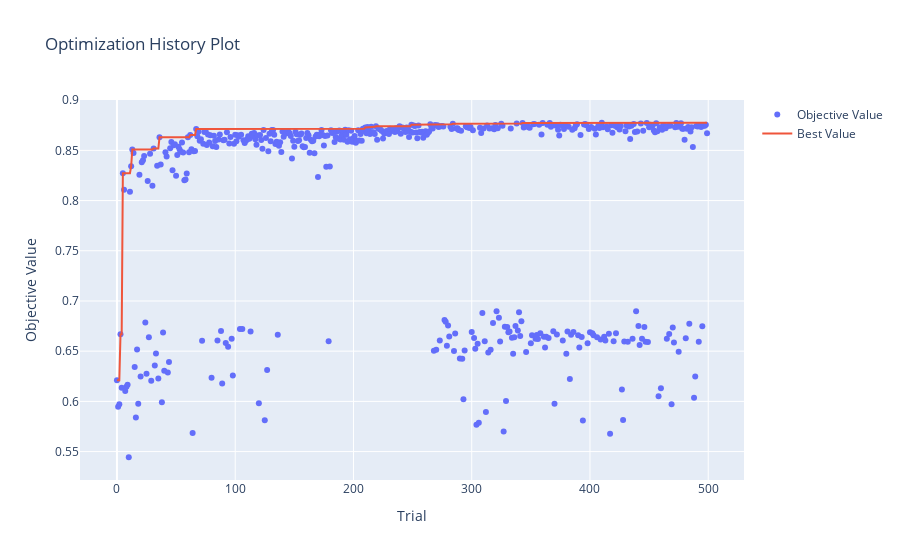

This figure's notebook cell:
### Code cell
vis.plot_optimization_history(study)

### Figure 1 — Plotly figure (JSON) as saved in the notebook; plotly's stock layout.template omitted (floating-point values rounded to 4 significant figures; data arrays with more than 128 entries replaced by an {"elided": "..."} marker saying what was removed)
{"data": [{"mode": "markers", "name": "Objective Value", "type": "scatter", "x": {"elided": "500 int values"}, "y": {"elided": "500 float values"}}, {"mode": "lines", "name": "Best Value", "type": "scatter", "x": {"elided": "500 int values"}, "y": {"elided": "500 float values"}}, {"marker": {"color": "#cccccc"}, "mode": "markers", "name": "Infeasible Trial", "showlegend": false, "type": "scatter", "x": [], "y": []}], "layout": {"title": {"text": "Optimization History Plot"}, "xaxis": {"title": {"text": "Trial"}}, "yaxis": {"title": {"text": "Objective Value"}}}}
